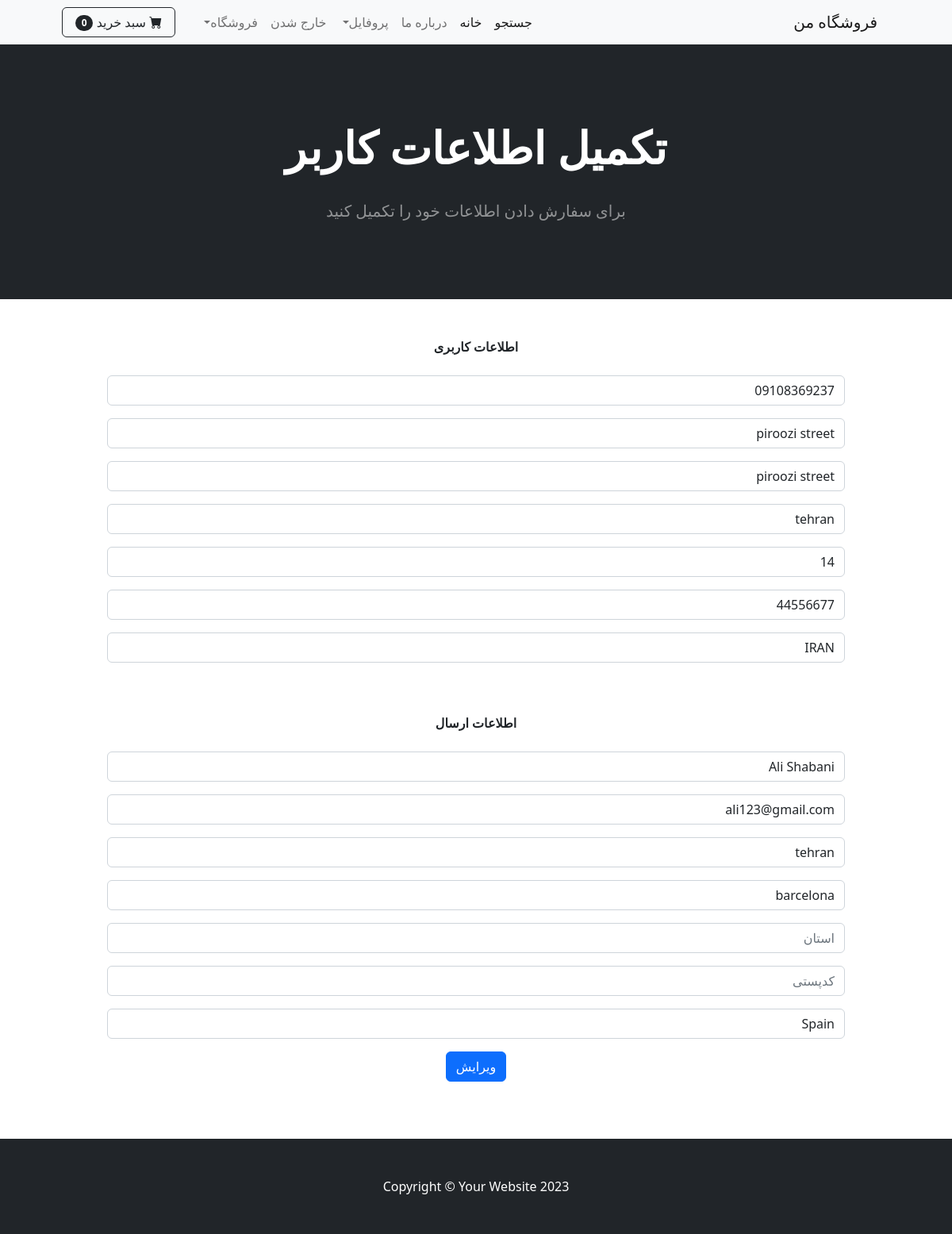
The page /update_info/ (signed in) on the database its author committed.
### shop/models.py (models this page shows, shortened)
class Profile(models.Model):
    user=models.OneToOneField(User,on_delete=models.CASCADE)
    date_modified=models.DateTimeField(User,auto_now=True)
    phone=models.CharField(max_length=25,blank=True)
    address1=models.CharField(max_length=250,blank=True)
    address2=models.CharField(max_length=250,blank=True)
    city=models.CharField(max_length=25,blank=True)
    state=models.CharField(max_length=25,blank=True)
    zipcode=models.CharField(max_length=25,blank=True)
    country=models.CharField(max_length=25,default="IRAN")
    old_cart=models.CharField(max_length=200,blank=True,null=True)

### payment/models.py (models this page shows, shortened)
class ShippingAddress(models.Model):
    user=models.ForeignKey(User,on_delete=models.CASCADE,null=True,blank=True)
    shipping_full_name=models.CharField(max_length=250)
    shipping_email=models.CharField(max_length=300)
    shipping_address1=models.CharField(max_length=250,blank=True)
    shipping_city=models.CharField(max_length=25,blank=True)
    shipping_state=models.CharField(max_length=25,blank=True,null=True)
    shipping_zipcode=models.CharField(max_length=25,blank=True,null=True)
    shipping_country=models.CharField(max_length=25,default="IRAN")
    class Meta:
        verbose_name_plural='Shipping Address'

### shop/views.py (the view)
# urls.py: path("update_info/",views.update_info, name="update_info"),
def update_info(request):
    if request.user.is_authenticated:
        current_user= Profile.objects.get(user__id=request.user.id)
        shipping_user=ShippingAddress.objects.get(user__id=request.user.id)
        form=UserInfoForm(request.POST or None, instance = current_user)
        shipping_form=ShippingForm(request.POST or None, instance = shipping_user)
        if form.is_valid() or shipping_form.is_valid():
            form.save()
            shipping_form.save()
            messages.success(request,('اطلاعات کاربری شما ویرایش شد'))
            return redirect('home')
        return render(request,"update_info.html",{'form':form,'shipping_form':shipping_form})
    else:
        messages.success(request,'ابتدا باید لاگین شوید')
        return redirect("home")

### shop/forms.py
class UserInfoForm(forms.ModelForm):
    phone=forms.CharField(label="",widget=forms.TextInput(attrs={'class':'form-control','placeholder':'شماره تماس'}),required=False)
    address1=forms.CharField(label="",widget=forms.TextInput(attrs={'class':'form-control','placeholder':'آدرس اول'}),required=False)
    address2=forms.CharField(label="",widget=forms.TextInput(attrs={'class':'form-control','placeholder':'آدرس دوم'}),required=False)
    city=forms.CharField(label="",widget=forms.TextInput(attrs={'class':'form-control','placeholder':'شهر'}),required=False)
    state=forms.CharField(label="",widget=forms.TextInput(attrs={'class':'form-control','placeholder':'استان'}),required=False)
    zipcode=forms.CharField(label="",widget=forms.TextInput(attrs={'class':'form-control','placeholder':'کدپستی'}),required=False)
    country=forms.CharField(label="",widget=forms.TextInput(attrs={'class':'form-control','placeholder':'کشور'}),required=False)
    class Meta:
         model= Profile
         fields=('phone','address1','address2','city','state','zipcode','country')

### cart/cart.py (called while the page is built)
    def __len__(self):
        return len(self.cart)

### cart/context_processors.py (called while the page is built)
def cart(request):
    return{'cart':Cart(request)}

### shop/templates/update_info.html (shortened to what this page needs)
{% extends "base.html" %}
{% block content %}
<header class="bg-dark py-5">
    <div class="container px-4 px-lg-5 my-5">
        <div class="text-center text-white">
            <h1 class="display-4 fw-bolder">تکمیل اطلاعات کاربر</h1> <br>
            <p class="lead fw-normal text-white-50 mb-0">برای سفارش دادن اطلاعات خود را تکمیل کنید</p>
        </div>
    </div>
</header>
<br><br>
<div class="container">
    <div class="row">
        <center>
            <div class="col-10">
                <strong>اطلاعات کاربری</strong>
                <br><br>
                <form method="POST" action="{% url 'update_info' %}">
                        {{form.as_p}}
                        <br><br>
                        <strong>اطلاعات ارسال</strong>
                        <br><br>
                        {{shipping_form.as_p}}
                    <button type="submit" class="btn btn-primary">ویرایش</button>
                  </form>
                  <br>
            </div>
        </center>
    </div>
</div>
<br><br>
{% endblock %}

### rows shown on the page
Profile: phone "09108369237", address1 "piroozi street", address2 "piroozi street", city "tehran", state "14", zipcode "44556677", country "IRAN"
ShippingAddress: shipping_full_name "Ali Shabani", shipping_email "ali123@gmail.com", shipping_address1 "tehran", shipping_city "barcelona", shipping_country "Spain"

### other values the page prints
{{ cart|length }} "0"
